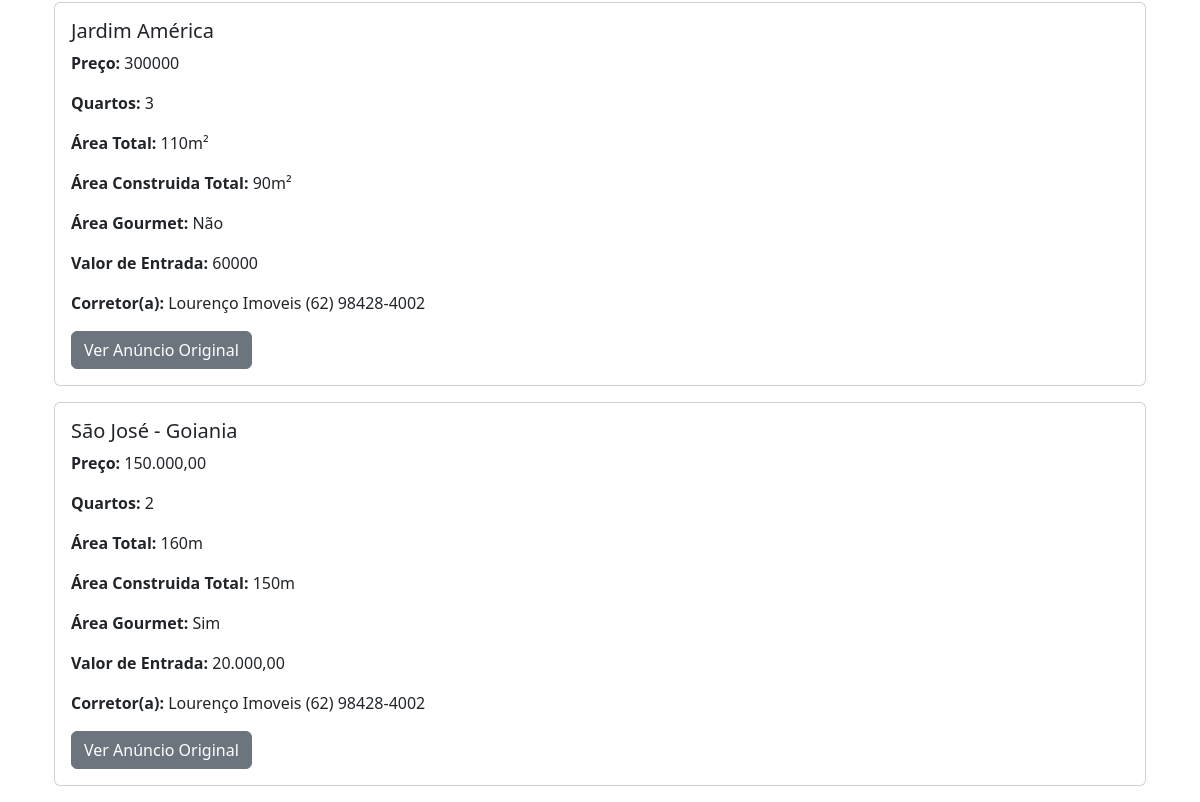
Before: /imoveis (lower part) with the older database file.
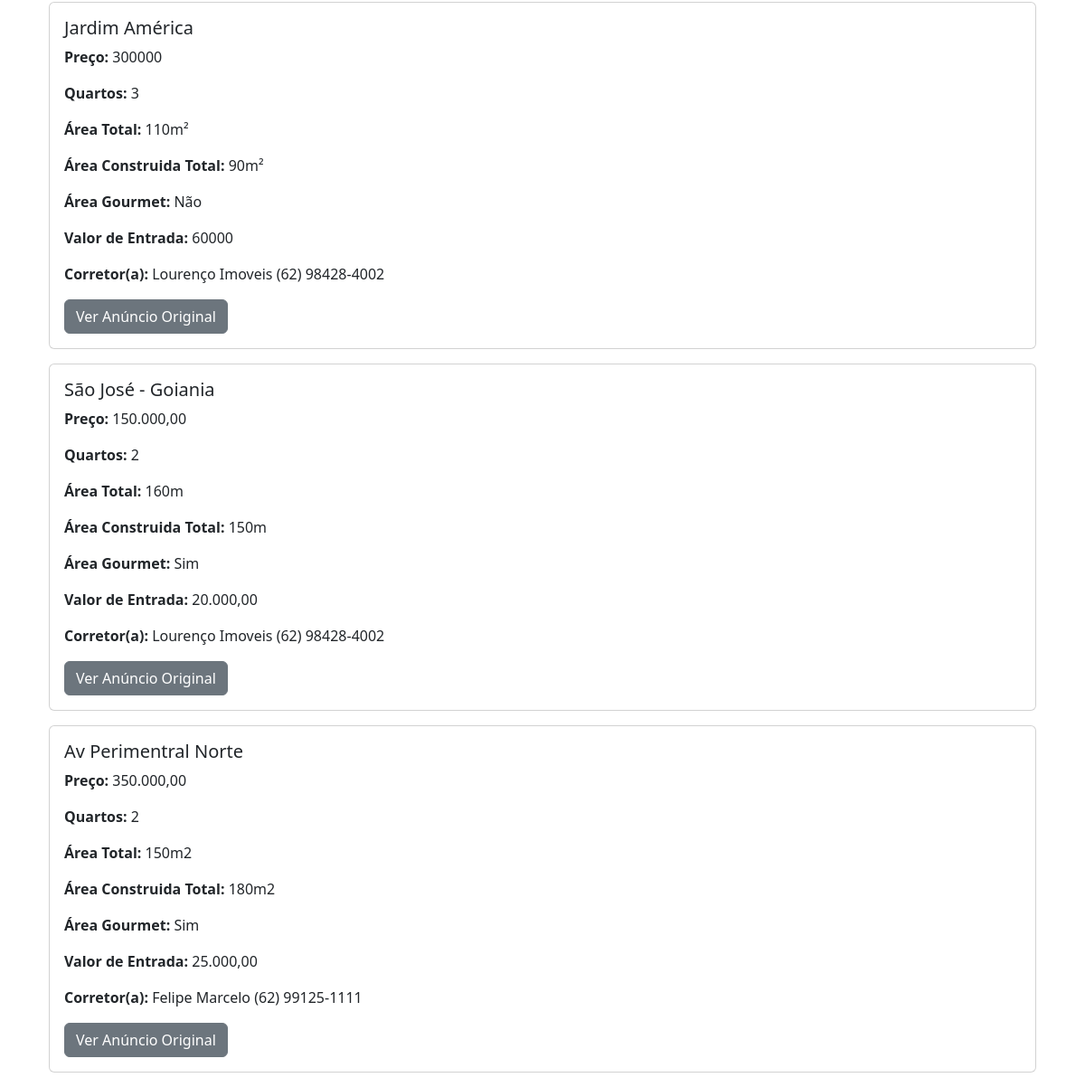
After: the same page with the newer database file.
### models.py (models this page shows, shortened)
class Imoveis(db.Model):
    __tablename__ = 'Imoveis'
    id = db.Column(db.Integer, primary_key=True,autoincrement=True)
    regiao = db.Column(db.String, nullable=False)
    preco = db.Column(db.Integer, nullable=False)
    quartos = db.Column(db.Integer, nullable=False)
    area_total = db.Column(db.String)
    area_construida = db.Column(db.String)
    area_gourmet = db.Column(db.String)
    valor_entrada = db.Column(db.Integer)
    link_anuncio = db.Column(db.String, nullable=False)
    id_corretor = db.Column(db.Integer, db.ForeignKey('Corretores.id'), nullable=False)
    corretor = db.relationship('Corretores', backref='Imoveis')

class Corretores(db.Model):
    __tablename__ = 'Corretores'
    id = db.Column(db.Integer, primary_key=True, autoincrement=True)
    nome = db.Column(db.String,nullable=False)
    contato = db.Column(db.String, nullable=False)

### routes.py (the view)
@rotas.route('/imoveis')
def index():
 imoveis = Imoveis.query.order_by(Imoveis.id)
 return render_template('index.html', lista_de_imoveis=imoveis)

### templates/index.html (shortened to what this page needs)
{% extends 'base.html' %}
{% block content %}
    {% for imovel in lista_de_imoveis %}
        <div class="card mb-3">
            <div class="card-body">
                <h5 class="card-title">{{ imovel.regiao }}</h5>
                <p class="card-text"><strong>Preço:</strong> {{ imovel.preco }}</p>
                <p class="card-text"><strong>Quartos:</strong> {{ imovel.quartos }}</p>
                <p class="card-text"><strong>Área Total:</strong> {{ imovel.area_total }}</p>
                <p class="card-text"><strong>Área Construida Total:</strong> {{ imovel.area_construida }}</p>
                <p class="card-text"><strong>Área Gourmet:</strong> {{ imovel.area_gourmet }}</p>
                <p class="card-text"><strong>Valor de Entrada:</strong> {{ imovel.valor_entrada }}</p>
                <p class="card-text"><strong>Corretor(a):</strong> {{ imovel.corretor.nome }} {{imovel.corretor.contato}}</p>
                <a href="{{ imovel.link_anuncio }}" class="btn btn-secondary" target="_blank">Ver Anúncio Original</a>
            </div>
        </div>
    {% endfor %}
{% endblock %}

### templates/base.html (shortened to what this page needs)
<!doctype html>
<html lang="pt-br">
<head>
   <link rel="stylesheet" href="{{url_for('static', filename='bootstrap.css')}}">
</head>
<body>
    <div class="container">
     <div class="container mt-4">
        {% block content %}{% endblock %}
     </div>
    </div>
</body>
</html>

Changed rows visible on the page:
added Imoveis: regiao "Av Perimentral Norte", preco "350.000,00", quartos "2", area_total "150m2", area_construida "180m2", area_gourmet "Sim", valor_entrada "25.000,00", corretor.nome "Felipe Marcelo", corretor.contato "(62) 99125-1111"
